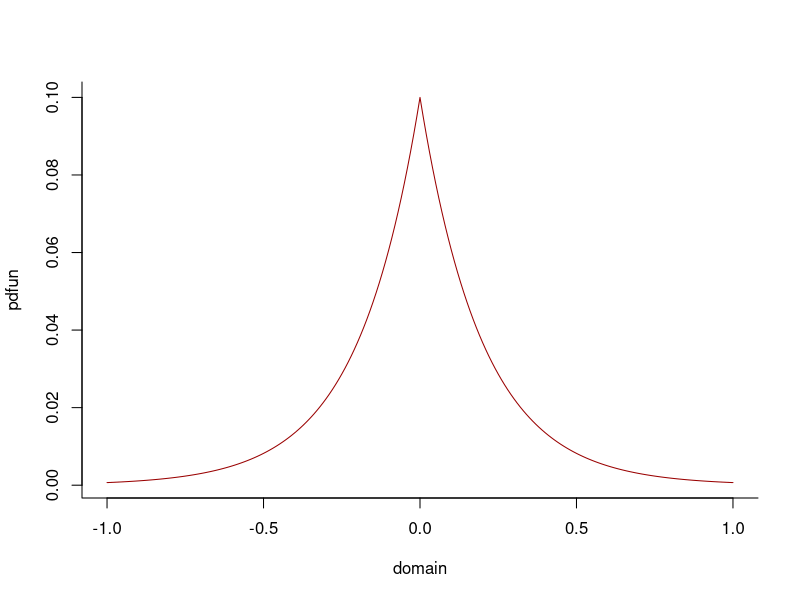

Generate this figure with R: (Note: this script raises an error after producing the figure.)
## ---- chunk 1
dlaplace <- function(x, mu, b){
  fx <- (1 / 2 * b) * exp( - (abs(mu - x))/(b))
  return(fx)
}
## ---- chunk 2
domain <- seq(-1, 1, by=0.01)
pdfun <- dlaplace(domain, 0, 0.2)
plot(domain, pdfun,
     type="l",
     bty="l",
     col="#990000")
## ---- chunk 3
led <- read.csv("local_economic_data.csv",
                stringsAsFactors =FALSE)
str(led)
## ---- chunk 4
led$Location
## ---- chunk 5
led$Type
led$Type2 <- led$Type
led$Type2[c(4,8)] <- "Food"
led$Type2
## ---- chunk 6
industries <- c("Manufacturing", "Hotel", "Food", "Retail", "Transport", "Medical")
led$Type3 <- led$Type
led$Type3[!led$Type %in% industries] <- "Food"
led$Type3
## ---- chunk 7
led$Income
## ---- chunk 8
grep("o", led$Owner)
## ---- chunk 9
grep("o[^a]", led$Owner)
## ---- chunk 10
led$Income[grep("[^0-9]", led$Income)]
## ---- chunk 11
led$Income[grep("[^0-9]", led$Income)] <- gsub("[^0-9]", "", led$Income)
led[[6]][grep("[^0-9]", led[[6]])] <- gsub("[^0-9]", "", led[[6]])
led$Income
## ---- chunk 12
led[[5]]
led[[5]] <- gsub("[^0-9]", "", led[[5]])

remove.nonnumericals <- function(data, colnumber){
  as.numeric(gsub("[^0-9]", "", data[[colnumber]]))
}

led[[5]] <- remove.nonnumericals(data=led, colnumber=5)
led[[5]]
## ---- chunk 13
uje <- read.csv("university_journal_expenditures.csv",
                stringsAsFactors = FALSE)
str(uje)
length(unique(uje$Journal.title))
length(unique(uje$Publisher))
## ---- chunk 14
uje[[5]] <- remove.nonnumericals(uje, 5)/100
## ---- chunk 15
library(magrittr)
library(dplyr)

uje_temp <- uje %>%
  mutate(cost = COST.....charged.to.Wellcome..inc.VAT.when.charged.) %>%
  group_by(Publisher) %>%
  filter(n()>1)

length(unique(uje_temp$Publisher))

uje_publishers <- uje_temp %>%
  group_by(Publisher) %>%
  filter(!is.na(cost)) %>%
  summarize(article=n(),
            cost=mean(cost))

summary(uje_publishers)
## ---- chunk 16
plot(uje_publishers$cost,
     uje_publishers$article)
## ---- chunk 17
x <- 4
y <- 5
z <- 4
x==y; x==z
## ---- chunk 18
c1 <- c(x, y, z)
c2 <- c(y, x, z)
c3 <- as.factor(c(x, y, z))
c1 == c2; c1 == c3 
## ---- chunk 19
if(x==z){
  print("X is equal to z!")
}
## ---- chunk 20
if(x==y){
  print("X is equal to y!")
} else{
  print("Error! x is not equal to y!")
}
